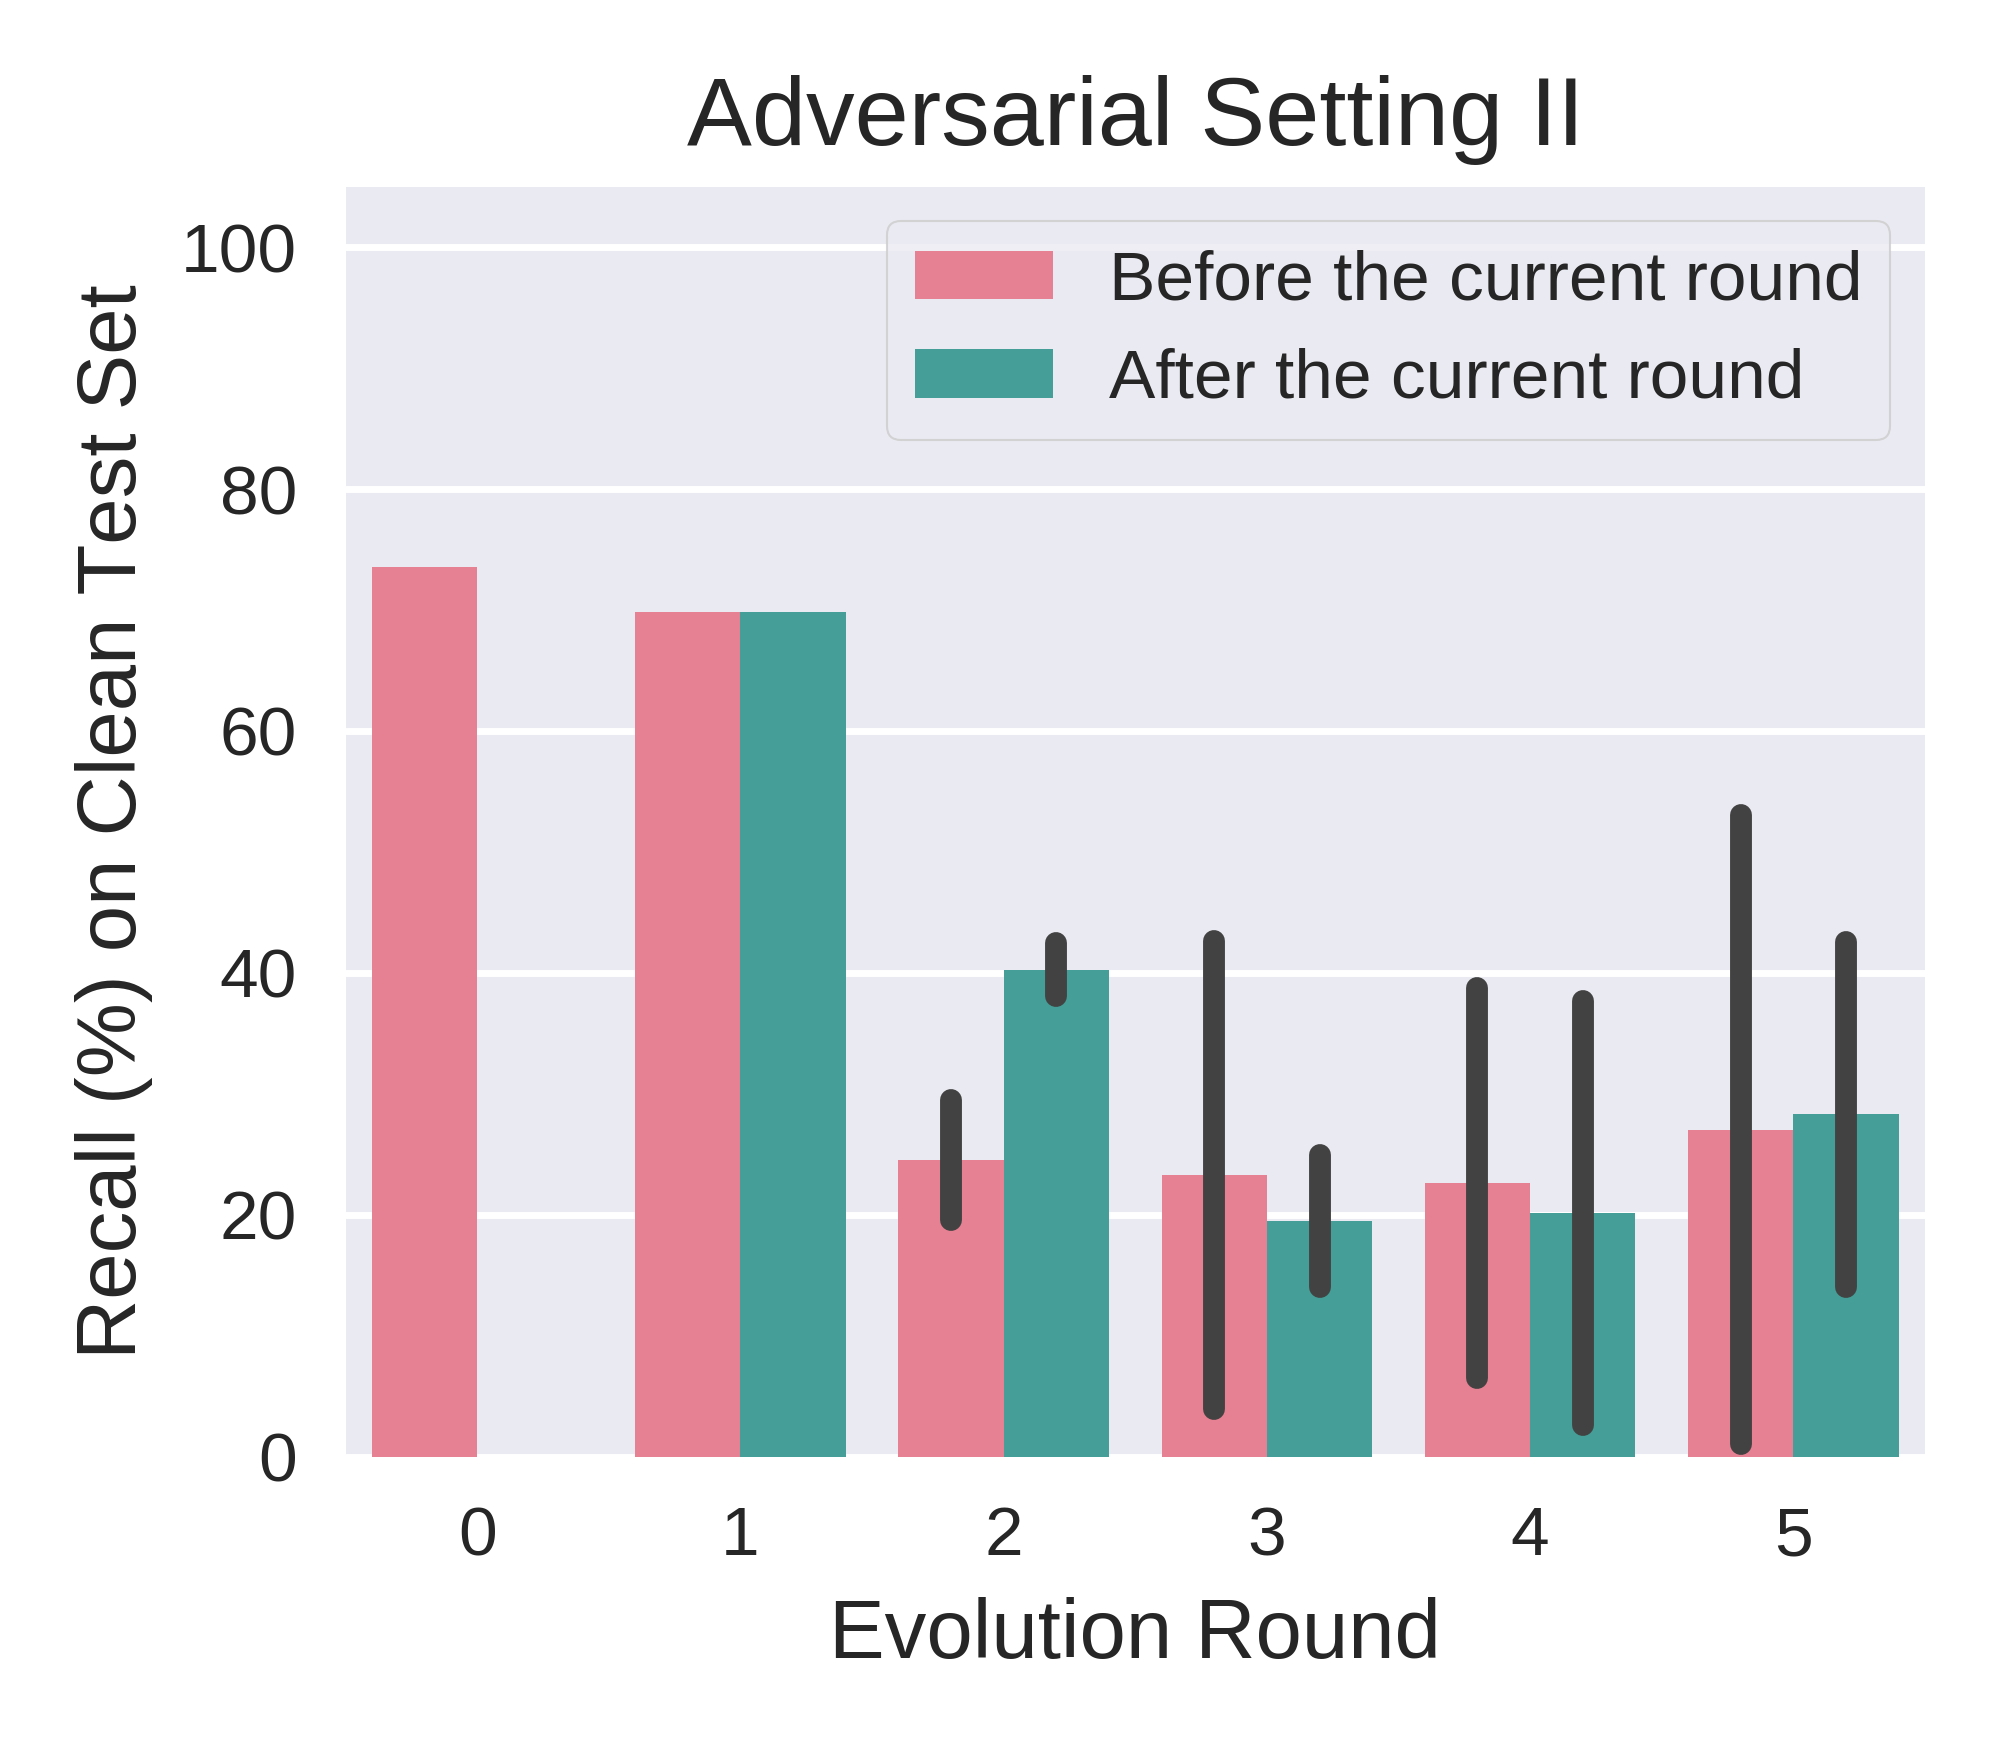

Generate this figure with Python:
import matplotlib.pyplot as plt
import pandas as pd
import seaborn as sns

advset2_rounds05_preevolved_recall_on_cle_file = pd.read_csv('test_recall_on_former_set_list_advset2_round5_seed012.csv')
advset2_rounds05_preevolved_recall_on_cle_df = pd.DataFrame(advset2_rounds05_preevolved_recall_on_cle_file)

advset2_rounds05_preevolved_recall_on_cle_seed_0_df = advset2_rounds05_preevolved_recall_on_cle_df.drop(columns=['seed1','seed2'])  
advset2_rounds05_preevolved_recall_on_cle_seed_0_df.rename(columns={'seed0': 'recall'}, inplace=True)

advset2_rounds05_preevolved_recall_on_cle_seed_1_df = advset2_rounds05_preevolved_recall_on_cle_df.drop(columns=['seed0','seed2'])  
advset2_rounds05_preevolved_recall_on_cle_seed_1_df.rename(columns={'seed1': 'recall'}, inplace=True)

advset2_rounds05_preevolved_recall_on_cle_seed_2_df = advset2_rounds05_preevolved_recall_on_cle_df.drop(columns=['seed0','seed1'])  
advset2_rounds05_preevolved_recall_on_cle_seed_2_df.rename(columns={'seed2': 'recall'}, inplace=True)

print("advset2_rounds05_preevolved_recall_on_cle_df:\n",advset2_rounds05_preevolved_recall_on_cle_df)  
print("advset2_rounds05_preevolved_recall_on_cle_seed_0_df:\n",advset2_rounds05_preevolved_recall_on_cle_seed_0_df)  
print("advset2_rounds05_preevolved_recall_on_cle_seed_1_df:\n",advset2_rounds05_preevolved_recall_on_cle_seed_1_df)  
print("advset2_rounds05_preevolved_recall_on_cle_seed_2_df:\n",advset2_rounds05_preevolved_recall_on_cle_seed_2_df)  



advset2_rounds05_preevolved_recall_on_cle_merge_df = pd.concat([advset2_rounds05_preevolved_recall_on_cle_seed_0_df, advset2_rounds05_preevolved_recall_on_cle_seed_1_df, advset2_rounds05_preevolved_recall_on_cle_seed_2_df])
# advset2_rounds05_preevolved_recall_on_cle_merge_df = pd.concat([advset2_rounds05_preevolved_recall_on_cle_df, advset2_rounds05_preevolved_recall_on_cle_df, advset2_rounds05_preevolved_recall_on_cle_df])

print("advset2_rounds05_preevolved_recall_on_cle_merge_df:\n",advset2_rounds05_preevolved_recall_on_cle_merge_df)  

advset2_rounds05_preevolved_recall_on_cle_merge_df = advset2_rounds05_preevolved_recall_on_cle_merge_df.reset_index(drop=True)

print("advset2_rounds05_preevolved_recall_on_cle_merge_df:\n",advset2_rounds05_preevolved_recall_on_cle_merge_df)  

# advset2_rounds05_preevolved_recall_on_cle_merge_df.rename()

# advset2_rounds051020_TP_on_advmal_df.rename(columns={'TP': 'Value'}, inplace=True)
advset2_rounds05_preevolved_recall_on_cle_merge_df['evolution_label']='Before the current round'    




# sns.set_theme(style="darkgrid")
plt.style.use('seaborn') 
# plt.style.use('default') 
# plt.style.use('seaborn-deep') 

# plt.figure(figsize=(4, 3.5), dpi=500)
_, ax = plt.subplots(nrows=1, ncols=1, figsize=(4, 3.5), tight_layout=True, dpi=500) #dpi=100 分辨率


# sns_plot=sns.lineplot(data=advset2_rounds05_preevolved_recall_on_cle_merge_df, x='round', y='recall', color='b')
sns_plot=sns.barplot(data=advset2_rounds05_preevolved_recall_on_cle_merge_df, x='round', y='recall', color='b')

ax.set_xlabel('Evolution Round', fontsize=12)
ax.set_ylabel('Recall (%) on Clean Test Set', fontsize=12)
ax.set_title('Adversarial Setting II', fontsize=14); 
plt.ylim(-5, 105)
# plt.legend(title=None)
# plt.legend(loc='center left', bbox_to_anchor=(1, 0.5))


savepath = f'/home/huan1932/ARIoTEDef/drawfigure/advset2/round05/recall-on-cle'
# savename = f'line-shadow-figure-advset2-round05-recall-on-adv-seed012'
savename = f'bar-error-figure-advset2-round05-preevolved_recall-on-cle-seed012'

plt.savefig(fname=f'{savepath}/{savename}.png',dpi=500)
plt.close   














#==========================================================
advset2_rounds05_evolved_recall_on_cle_file = pd.read_csv('test_recall_on_later_set_list_advset2_round5_seed012.csv')
advset2_rounds05_evolved_recall_on_cle_df = pd.DataFrame(advset2_rounds05_evolved_recall_on_cle_file)


# 删除最后一行
advset2_rounds05_evolved_recall_on_cle_df = advset2_rounds05_evolved_recall_on_cle_df.drop(advset2_rounds05_evolved_recall_on_cle_df.index[-1])
# x从round1开始显示
advset2_rounds05_evolved_recall_on_cle_df['round'] = advset2_rounds05_evolved_recall_on_cle_df['round'] + 1



advset2_rounds05_evolved_recall_on_cle_seed_0_df = advset2_rounds05_evolved_recall_on_cle_df.drop(columns=['seed1','seed2'])  
advset2_rounds05_evolved_recall_on_cle_seed_0_df.rename(columns={'seed0': 'recall'}, inplace=True)

advset2_rounds05_evolved_recall_on_cle_seed_1_df = advset2_rounds05_evolved_recall_on_cle_df.drop(columns=['seed0','seed2'])  
advset2_rounds05_evolved_recall_on_cle_seed_1_df.rename(columns={'seed1': 'recall'}, inplace=True)

advset2_rounds05_evolved_recall_on_cle_seed_2_df = advset2_rounds05_evolved_recall_on_cle_df.drop(columns=['seed0','seed1'])  
advset2_rounds05_evolved_recall_on_cle_seed_2_df.rename(columns={'seed2': 'recall'}, inplace=True)

print("advset2_rounds05_evolved_recall_on_cle_df:\n",advset2_rounds05_evolved_recall_on_cle_df)  
print("advset2_rounds05_evolved_recall_on_cle_seed_0_df:\n",advset2_rounds05_evolved_recall_on_cle_seed_0_df)  
print("advset2_rounds05_evolved_recall_on_cle_seed_1_df:\n",advset2_rounds05_evolved_recall_on_cle_seed_1_df)  
print("advset2_rounds05_evolved_recall_on_cle_seed_2_df:\n",advset2_rounds05_evolved_recall_on_cle_seed_2_df)  



advset2_rounds05_evolved_recall_on_cle_merge_df = pd.concat([advset2_rounds05_evolved_recall_on_cle_seed_0_df, advset2_rounds05_evolved_recall_on_cle_seed_1_df, advset2_rounds05_evolved_recall_on_cle_seed_2_df])
# advset2_rounds05_evolved_recall_on_cle_merge_df = pd.concat([advset2_rounds05_evolved_recall_on_cle_df, advset2_rounds05_evolved_recall_on_cle_df, advset2_rounds05_evolved_recall_on_cle_df])

print("advset2_rounds05_evolved_recall_on_cle_merge_df:\n",advset2_rounds05_evolved_recall_on_cle_merge_df)  

advset2_rounds05_evolved_recall_on_cle_merge_df = advset2_rounds05_evolved_recall_on_cle_merge_df.reset_index(drop=True)

print("advset2_rounds05_evolved_recall_on_cle_merge_df:\n",advset2_rounds05_evolved_recall_on_cle_merge_df)  

advset2_rounds05_evolved_recall_on_cle_merge_df['evolution_label']='After the current round'    




# sns.set_theme(style="darkgrid")
plt.style.use('seaborn') 
# plt.style.use('default') 
# plt.style.use('seaborn-deep') 

# plt.figure(figsize=(4, 3.5), dpi=500)
_, ax = plt.subplots(nrows=1, ncols=1, figsize=(4, 3.5), tight_layout=True, dpi=500) #dpi=100 分辨率


# sns_plot=sns.lineplot(data=advset2_rounds05_evolved_recall_on_cle_merge_df, x='round', y='recall', color='b')

sns_plot=sns.barplot(data=advset2_rounds05_evolved_recall_on_cle_merge_df, x='round', y='recall', color='b')

ax.set_xlabel('Evolution Round', fontsize=12)
ax.set_ylabel('Recall (%) on Clean Test Set', fontsize=12)
ax.set_title('Adversarial Setting II', fontsize=14); 
plt.ylim(-5, 105)
# plt.xlim(1, 105)

savepath = f'/home/huan1932/ARIoTEDef/drawfigure/advset2/round05/recall-on-cle'
# savename = f'line-shadow-figure-advset2-round05-recall-on-adv-seed012'
savename = f'bar-error-figure-advset2-round05-evolved_recall-on-cle-seed012'

plt.savefig(fname=f'{savepath}/{savename}.png',dpi=500)
plt.close   


#======================================================


















advset2_rounds05_recall_on_cle_merge_df = pd.concat([advset2_rounds05_preevolved_recall_on_cle_merge_df,advset2_rounds05_evolved_recall_on_cle_merge_df])





plt.style.use('seaborn') 
_, ax = plt.subplots(nrows=1, ncols=1, figsize=(4, 3.5), tight_layout=True, dpi=500)

sns_plot=sns.barplot(data=advset2_rounds05_recall_on_cle_merge_df, x='round', y='recall', hue="evolution_label", palette="husl",errorbar="sd")

ax.set_xlabel('Evolution Round', fontsize=12)
ax.set_ylabel('Recall (%) on Clean Test Set', fontsize=12)
ax.set_title('Adversarial Setting II', fontsize=14); 
plt.ylim(0, 105)
plt.legend(title=None)
# plt.legend(loc='center left', bbox_to_anchor=(1, 0.5))
plt.legend(loc='upper right',frameon=True)
# plt.legend(loc='upper center', bbox_to_anchor=(0.5, -0.2))


savepath = f'/home/huan1932/ARIoTEDef/drawfigure/advset2/round05/recall-on-cle'
savename = f'bar-error-figure-advset2-round05-recall-on-cle-seed012'

plt.savefig(fname=f'{savepath}/{savename}.png',dpi=500)
plt.close   